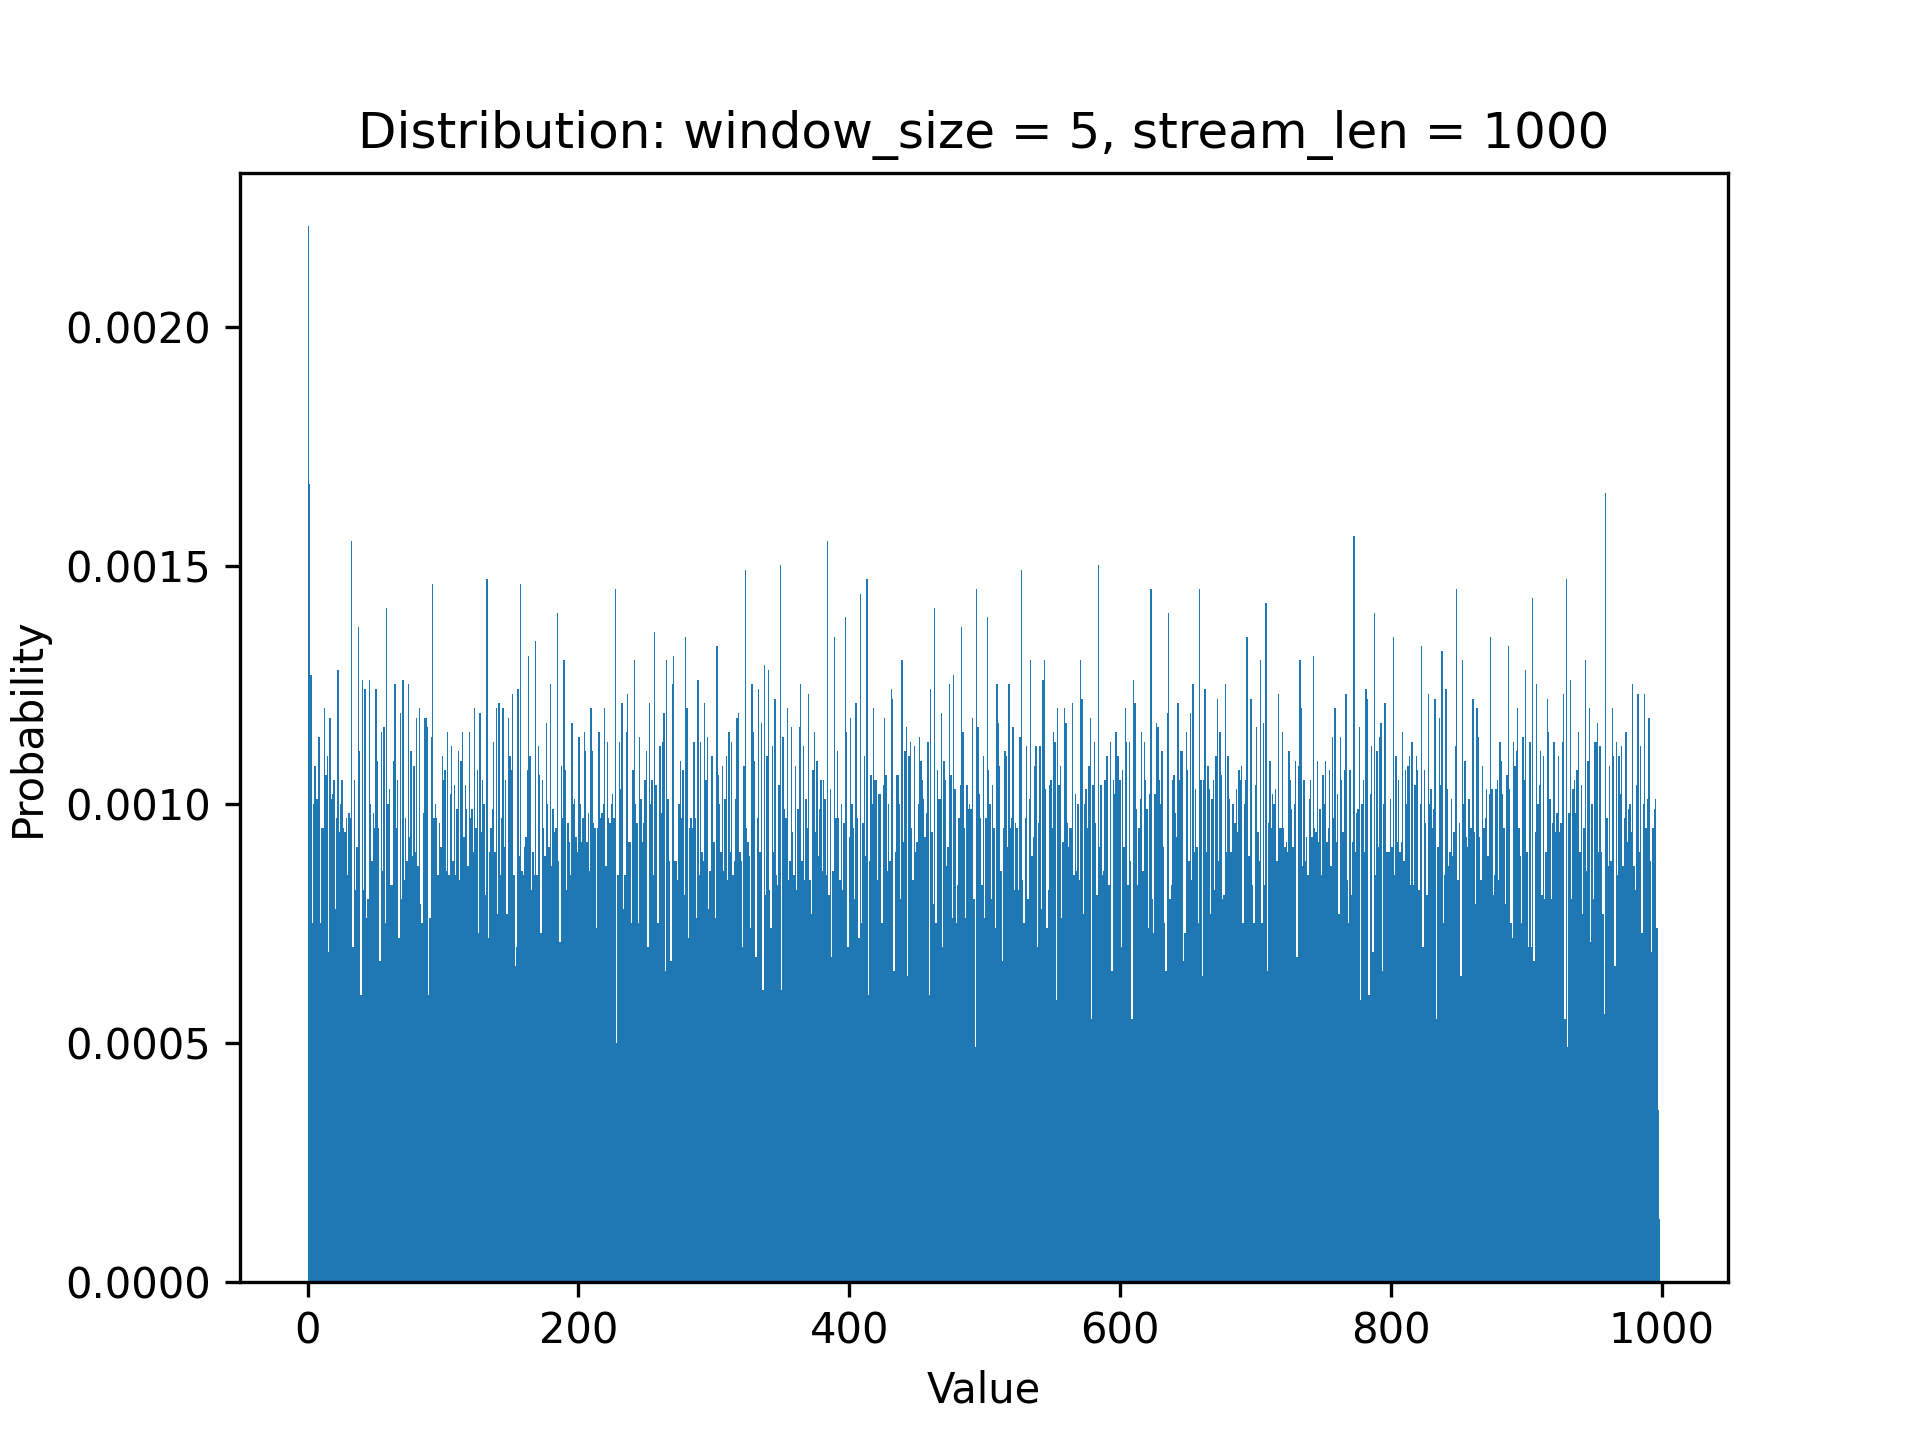

Generate this figure with Python:
import random
import matplotlib.pyplot as plt
import scipy.stats

class Bucket: # basically Vitter
    def __init__(self):
        self.idx = None
        self.val = None
        self.viewed = 0

    def onGet(self, z):
        self.viewed += 1
        if random.random() <= (1 / self.viewed):
            self.idx = self.viewed
            self.val = z

    def readData(self):
        return self.idx, self.val
    

class Window:
    def __init__(self, window_size):
        self.partial = Bucket()
        self.active = None
        self.window_size = window_size

    def onGet(self, z):
        self.partial.onGet(z)
        if self.partial.viewed == self.window_size: # Partial becomes active, new partial is created
            self.active = self.partial
            self.partial = Bucket()

    def readData(self):
        if self.active is None: # case for first n elements
            (_, partial_val) = self.partial.readData()
            return partial_val
        else:
            (active_idx, active_val) = self.active.readData()
            (_, partial_val) = self.partial.readData()

            if active_idx <= self.partial.viewed:
                return partial_val
            else:
                return active_val
            
    def readIdx(self):
        if self.active is None: # case for first n elements
            (partial_idx, _) = self.partial.readData()
            return partial_idx - 1
        else:
            (active_idx, _) = self.active.readData()
            (partial_idx, _) = self.partial.readData()

            if active_idx <= self.partial.viewed:
                return (partial_idx - 1) + (self.window_size - self.partial.viewed)
            else:
                return (active_idx - 1) - self.partial.viewed
            
def histogram_gen():
    window_size = 5
    no_tests = 100
    stream_len = 1000

    sample = []
    for _ in range(no_tests):
        window = Window(window_size)
        for i in range(stream_len):
            window.onGet(i)
            sample.append(window.readData())

    plt.hist(sample, density=True, bins=stream_len)
    plt.xlabel('Value')
    plt.ylabel('Probability')
    plt.title('Distribution: window_size = 5, stream_len = 1000')
    plt.savefig('z25.png', dpi=300)

def chi_sq_test():
    window_size = 5
    stream_len = 10000
    frequencies = [0] * window_size

    window = Window(window_size)
    for i in range(stream_len):
        window.onGet(i)
        frequencies[window.readIdx()] += 1

    (chi_sq, p) = scipy.stats.chisquare(frequencies)
    print("Chi_square stat: {}, p_value: {}".format(chi_sq, p))

if __name__ == "__main__":
    histogram_gen()
    chi_sq_test()